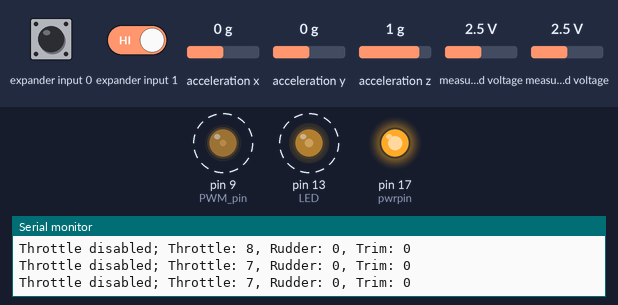
Recording of a sketch running on a simulated Arduino Uno, built with avr-gcc and run on an emulated ATmega328P. Shown: output pins drawn as LEDs (lit = HIGH), the last lines printed to the serial monitor. Wiring (inferred from the names in the program): Wii Nunchuk at I2C address 0x52. Dashed ring = blinking. The inputs (shaded band) are chosen by the test bench; at power-on: expander input 0 HIGH, expander input 1 HIGH, acceleration x 0 g, acceleration y 0 g, acceleration z 1 g, measured voltage 2.5 V.

Above: at 1.58 s.
1.6 s: expander input 0 pulled LOW for 0.15 s
At 1.85 s:
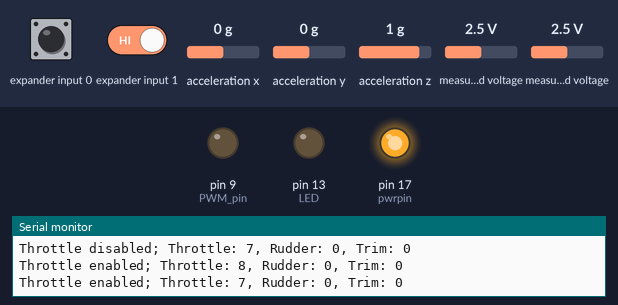
At 2.29 s:
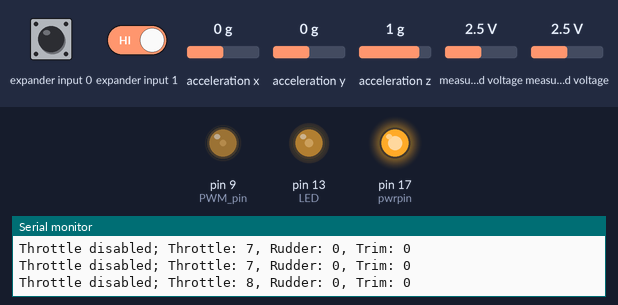
4.6 s: expander input 0 driven LOW and expander input 1 driven LOW
7.6 s: expander input 0 driven HIGH
Timing chart, 0 to 16.6 s (numbered marks = the images above; inputs shaded):
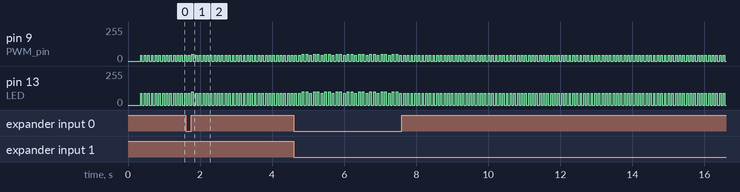

Measured:
- by itself, pin 9 (PWM_pin): alternates 44/255 for 0.04 s and 0/255 for 0.06 s
- by itself, pin 13 (LED): alternates 88/255 for 0.04 s and 0/255 for 0.06 s

The sketch:

WiicooZ.ino
```cpp
/**
 * WiicooZ v1.2.0 20120405 by Randy Simons
 *
 * Use a Wii Nunchuck to control a PicooZ RC helicopter, like the Sidewinder.
 *
 * Details:
 * http://randysimons.nl/pagina_142_NL.xhtml
 * http://www.silverlit-flyingclub.com/product_picooz.htm
 * http://www.rcgroups.com/forums/showatt.php?attachmentid=1252169
 * http://todbot.com/blog/2008/02/18/wiichuck-wii-nunchuck-adapter-available/
 *
 * Usage:
 * Connect nunchuck to arduino, hook up a IR-led to pin 9.
 * alter CHANNEL for your helicopter, power up arduino.
 * Press Z (and keep pressed) to enable transmission and fly away!
 *
 * Rudder: joystick left/right
 * Throttle: nunchuck up/down
 * Trim: C-button + joystick left/right
 **/

#define LED 13 //Indicator LED. Lights when IR-led is transmitting.
#define CHANNEL 1 //0 = channel A, 1 = channel B, 2 = channel C.
#define DELAY 70 //Send data to heli every 70ms (or so..)

//Limits for nunchuck values. You might have to adjust this for your own nunchuck.

#define THROTTLE_MAX 90 //Value of nunchuck accel y for maximum throttle
#define THROTTLE_MIN 170 //Value of nunchuck accel y for no throttle

#define RUDDER_LEFT 28 //Value of nunchuck joystick X for left
#define RUDDER_RIGHT 233 //Value of nunchuck joystick X for right

#define RUDDER_RANGE 100 //Should be <RUDDER_RIGHT-RUDDER_LEFT

#include <Wire.h>
#include "nunchuck_funcs.h"

bool bEnabled;
int iJoyCenter, iErrorThrottle, iErrorRudder;

void setup() {
  pinMode(LED, OUTPUT); // Indicator LED.
  pinMode(9,OUTPUT); //PWM pin. Connect IR led on this pin.

  setup_timer1();
  Serial.begin(115200);

  nunchuck_setpowerpins();
  nunchuck_init();

  //Disable RC at start
  bEnabled=false;

  iErrorThrottle=iErrorRudder=0;

  //Get center value for joystick
  //First value is bogus...
  nunchuck_get_data();
  delay(200);
  nunchuck_get_data();
  iJoyCenter=nunchuck_joyx();
}

void loop() {
  int nunchuckX, nunchuckY, throttle, rudder, trim;

  nunchuck_get_data();

  nunchuckY =  constrain(nunchuck_accely(),min(THROTTLE_MIN,THROTTLE_MAX),max(THROTTLE_MIN,THROTTLE_MAX)) ; //min=170, max=90
  nunchuckX =  constrain(nunchuck_joyx(),min(RUDDER_LEFT,RUDDER_RIGHT),max(RUDDER_LEFT,RUDDER_RIGHT)); //left=28, right=233, center 130

  //Correct values for error diffusion
  throttle=nunchuckY+iErrorThrottle;
  rudder=nunchuckX+iErrorRudder;

  //Don't like the error diffusion? use this:
  //throttle=nunchuckY;
  //rudder=nunchuckX;

  //Scale down values. You might need to adjust this for your own nunchuck.
  throttle=fmap(throttle,THROTTLE_MIN,THROTTLE_MAX,0,14);
  rudder=fmap(rudder,iJoyCenter-RUDDER_RANGE,iJoyCenter+RUDDER_RANGE,-4,4); //Note: the +4 is for symetry only; it will be truncated.

  //Calculate the error, for error diffusion
  //use a error die-out-factor of 0.8
  iErrorThrottle=0.8*(iErrorThrottle+(nunchuckY-map(throttle,0,14,THROTTLE_MIN,THROTTLE_MAX)));
  iErrorRudder=0.8*(iErrorRudder+(nunchuckX-map(rudder,-4,4,RUDDER_LEFT,RUDDER_RIGHT)));

  //Limit range - actually only needed for rudder
  throttle=constrain(throttle,0,14);
  rudder=constrain(rudder,-4,3);


  //trim. Press c-button + joystick right to trim right, c-button + left to trim... left!
  if (nunchuck_cbutton()) {

    if (rudder<0)
      trim=-1;
    else if (rudder>0) {
      trim=1;
    }

    rudder=0;
  }
  else {
    trim=0;
  }

  if (nunchuck_zbutton()) {
    sendDataFrame(CHANNEL, throttle, rudder, trim);
    Serial.print("Throttle enabled; ");
  }
  else {
    sendDataFrame(CHANNEL, 0, 0, trim);
    Serial.print("Throttle disabled; ");
  }

  Serial.print("Throttle: ");
  Serial.print(throttle,DEC);
  Serial.print(", Rudder: ");
  Serial.print(rudder,DEC);
  Serial.print(", Trim: ");
  Serial.println(trim,DEC);


  delay(DELAY); //The real remote uses different intervals, based on the channel
}

/**
 * Similar to the built-in map, but uses floats al the way, and rounds instead of truncates.
 */
int fmap(float x, float in_min, float in_max, float out_min, float out_max)
{
  return lround((x - in_min) * (out_max - out_min) / (in_max - in_min) + out_min);
}

void setup_timer1() {

  //Use timer1 for frequency-correct PWM, with variable duty cycle.

  noInterrupts();
  ICR1=420; //421 clockticks @ 16MHz = 38kHz carrier wave
  OCR1A=0.5*420; //50% duty cycle. Smaller duty cycles allow for brighter flashes.
  interrupts();

  TCCR1A=(0<<COM1A1) | (0<<COM1A0) | (1<<WGM11) | (0<<WGM10); //Disconnect pin for now
  TCCR1B=(1<<WGM13) | (1<<WGM12) | (0<<CS12) | (0<<CS11) | (1<<CS10);
}

void pulse(int on, int off) {
  int i;

  digitalWrite(LED,HIGH);
  TCCR1A|=_BV(COM1A1); // connect pulse clock
  delayMicroseconds(on);

  digitalWrite(LED,LOW);
  TCCR1A&=~_BV(COM1A1); // disconnect pulse clock
  delayMicroseconds(off);
}

int sendBit(int bit) {
  if (bit) {
    pulse(1100,1100);
  }
  else {
    pulse(550,550);
  }
}

int getCode(int channel, int throttle, int trim, int rudder) {
  int code=0; //Format: CCTT TTBB BBRR R000

    channel&=3;
  throttle&=15;
  trim&=15;
  rudder&=7;

  code=channel<<14 | throttle<<10 | trim<<6 | rudder<<3;

  return code;
}

/**
 * Calculate checksum
 */
int getChecksum(int code) {
  int checksum=0;

  for (int i=2; i<=14; i+=2) {
    checksum+=(code>>i);
  }

  checksum=(-checksum)&3;

  return checksum;
}


/**
 * Sends a complete dataframe, with start and end delimiters, checksum.
 *
 * channel: a=0, b=1, c=2
 * throttle: 0-14. boost: 15 (?)
 * rudder: -4 - +3 (?)
 * trim: right: 1, left: -1
 */
void sendDataFrame(int channel, int throttle, int rudder, int trim) {
  int code=getCode(channel, throttle, trim, rudder);
  int checksum=getChecksum(code);

  //start
  pulse(1900,600);
  pulse(700,600);
  pulse(700,600);
  pulse(1200,600);
  pulse(1200,600);

  //code
  for (int i=15;i>2;i--) {
    sendBit(code&(1<<i));
  }

  //checksum
  sendBit(checksum&1);
  sendBit(checksum&2);

  //stop
  pulse(700,600);
}
```

nunchuck_funcs.h
```cpp
/*
 * Nunchuck functions  -- Talk to a Wii Nunchuck
 *
 * This library is from the Bionic Arduino course :
 *                          http://todbot.com/blog/bionicarduino/
 *
 * 2007 Tod E. Kurt, http://todbot.com/blog/
 *
 * The Wii Nunchuck reading code originally from Windmeadow Labs
 *   http://www.windmeadow.com/node/42
 */

#include <arduino.h>

static uint8_t nunchuck_buf[6];   // array to store nunchuck data,

// Uses port C (analog in) pins as power & ground for Nunchuck
static void nunchuck_setpowerpins()
{
#define pwrpin PORTC3
#define gndpin PORTC2
    DDRC |= _BV(pwrpin) | _BV(gndpin);
    PORTC &=~ _BV(gndpin);
    PORTC |=  _BV(pwrpin);
    delay(100);  // wait for things to stabilize
}

// initialize the I2C system, join the I2C bus,
// and tell the nunchuck we're talking to it
static void nunchuck_init()
{
    Wire.begin();                // join i2c bus as master
    Wire.beginTransmission(0x52);// transmit to device 0x52
    Wire.write((byte)0x40);// sends memory address
    Wire.write((byte)0x00);// sends sent a zero.
    Wire.endTransmission();// stop transmitting
}

// Send a request for data to the nunchuck
// was "send_zero()"
static void nunchuck_send_request()
{
    Wire.beginTransmission(0x52);// transmit to device 0x52
    Wire.write((byte)0x00);// sends one byte
    Wire.endTransmission();// stop transmitting
}

// Encode data to format that most wiimote drivers except
// only needed if you use one of the regular wiimote drivers
static char nunchuk_decode_byte (char x)
{
    x = (x ^ 0x17) + 0x17;
    return x;
}

// Receive data back from the nunchuck,
// returns 1 on successful read. returns 0 on failure
static int nunchuck_get_data()
{
    int cnt=0;
    Wire.requestFrom (0x52, 6);// request data from nunchuck
    while (Wire.available ()) {
        // receive byte as an integer
        nunchuck_buf[cnt] = nunchuk_decode_byte(Wire.read());
        cnt++;
    }
    nunchuck_send_request();  // send request for next data payload
    // If we recieved the 6 bytes, then go print them
    if (cnt >= 5) {
        return 1;   // success
    }
    return 0; //failure
}

// Print the input data we have recieved
// accel data is 10 bits long
// so we read 8 bits, then we have to add
// on the last 2 bits.  That is why I
// multiply them by 2 * 2
static void nunchuck_print_data()
{
    static int i=0;
    int joy_x_axis = nunchuck_buf[0];
    int joy_y_axis = nunchuck_buf[1];
    int accel_x_axis = nunchuck_buf[2]; // * 2 * 2;
    int accel_y_axis = nunchuck_buf[3]; // * 2 * 2;
    int accel_z_axis = nunchuck_buf[4]; // * 2 * 2;

    int z_button = 0;
    int c_button = 0;

    // byte nunchuck_buf[5] contains bits for z and c buttons
    // it also contains the least significant bits for the accelerometer data
    // so we have to check each bit of byte outbuf[5]
    if ((nunchuck_buf[5] >> 0) & 1)
        z_button = 1;
    if ((nunchuck_buf[5] >> 1) & 1)
        c_button = 1;

    if ((nunchuck_buf[5] >> 2) & 1)
        accel_x_axis += 2;
    if ((nunchuck_buf[5] >> 3) & 1)
        accel_x_axis += 1;

    if ((nunchuck_buf[5] >> 4) & 1)
        accel_y_axis += 2;
    if ((nunchuck_buf[5] >> 5) & 1)
        accel_y_axis += 1;

    if ((nunchuck_buf[5] >> 6) & 1)
        accel_z_axis += 2;
    if ((nunchuck_buf[5] >> 7) & 1)
        accel_z_axis += 1;

    Serial.print(i,DEC);
    Serial.print("\t");

    Serial.print("joy:");
    Serial.print(joy_x_axis,DEC);
    Serial.print(",");
    Serial.print(joy_y_axis, DEC);
    Serial.print("  \t");

    Serial.print("acc:");
    Serial.print(accel_x_axis, DEC);
    Serial.print(",");
    Serial.print(accel_y_axis, DEC);
    Serial.print(",");
    Serial.print(accel_z_axis, DEC);
    Serial.print("\t");

    Serial.print("but:");
    Serial.print(z_button, DEC);
    Serial.print(",");
    Serial.print(c_button, DEC);

    Serial.print("\r\n");  // newline
    i++;
}

// returns zbutton state: 1=pressed, 0=notpressed
static int nunchuck_zbutton()
{
    return ((nunchuck_buf[5] >> 0) & 1) ? 0 : 1;  // voodoo
}

// returns zbutton state: 1=pressed, 0=notpressed
static int nunchuck_cbutton()
{
    return ((nunchuck_buf[5] >> 1) & 1) ? 0 : 1;  // voodoo
}

// returns value of x-axis joystick
static int nunchuck_joyx()
{
    return nunchuck_buf[0];
}

// returns value of y-axis joystick
static int nunchuck_joyy()
{
    return nunchuck_buf[1];
}

// returns value of x-axis accelerometer
static int nunchuck_accelx()
{
    return nunchuck_buf[2];   // FIXME: this leaves out 2-bits of the data
}

// returns value of y-axis accelerometer
static int nunchuck_accely()
{
    return nunchuck_buf[3];   // FIXME: this leaves out 2-bits of the data
}

// returns value of z-axis accelerometer
static int nunchuck_accelz()
{
    return nunchuck_buf[4];   // FIXME: this leaves out 2-bits of the data
}
```
